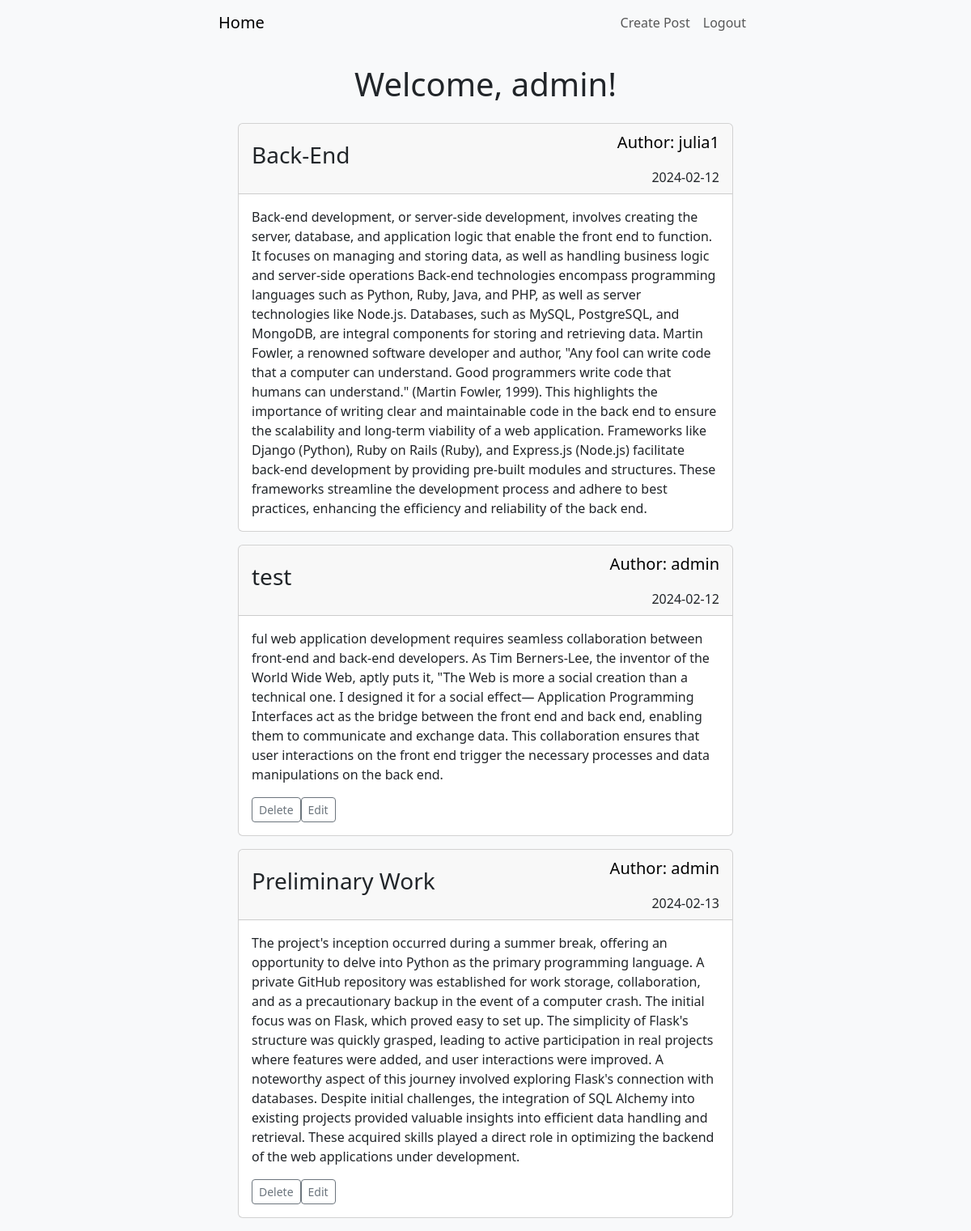
The app's page / (signed in) with its own data.
### blog/models.py (models this page shows, shortened)
class Post(models.Model):
    author = models.ForeignKey(User, on_delete=models.CASCADE)
    title = models.CharField(max_length = 150)
    description = models.TextField()
    date_created = models.DateTimeField(auto_now_add = True)
    date_updated = models.DateTimeField(auto_now = True)

### blog/views.py (the view)
# urls.py: path('', views.home, name="home"),
@login_required(login_url="/login")
def home(request):
    posts = Post.objects.all()
    return render(request, 'home.html', {'posts': posts})

### blog/templates/home.html (shortened to what this page needs)
{% extends "base.html" %}
{% block content%}
<div class="container">
  <h1 class="my-4 text-center fw-light">Welcome, {{ user.username }}!</h1>
  {% for post in posts %}
  <div class="card mb-3">
    <div class="card-header d-flex justify-content-between align-items-center">
      <div>
        <h3 class="card-title fw-light">{{ post.title }}</h3>
      </div>
      <div class="text-end">
        <p class="card-text fw-light text-decoration-none text-black fs-5">
          Author: {{ post.author }}
        </p>
        <p class="card-text fw-light mb-0 fs-10">
          {{ post.date_created|date:'Y-m-d' }}
        </p>
      </div>
    </div>
    <div class="card-body">
      <p class="card-text">{{ post.description }}</p>
      {% if request.user.is_authenticated and post.author == request.user %}
    <div class="mt-3 d-flex">
      <form method="POST" action="{% url 'delete' post.id %}" class="mr-2">
        <button class="btn btn-outline-secondary btn-sm" type="submit">
          Delete
        </button>
      </form>
      <form method="POST" action="{% url 'edit' post.id %}">
        <button class="btn btn-outline-secondary btn-sm" type="submit">
          Edit
        </button>
      </form>
    </div>
  {% endif %}
    </div>
  </div>
  {% endfor %}
</div>
{% endblock %}

### records on screen
Post: title "Back-End", author "julia1", date_created "2024-02-12", description "Back-end development, or server-side development, involves creating the server, database, and application logic that enable the front end to function. It focuses on managing and storing data, as well as handling business logic and server-side operations Back-end technologies encompass programming languages such as Python, Ruby, Java, and PHP, as well as server technologies like Node.js. Databases, such as MySQL, PostgreSQL, and MongoDB, are integral components for storing and retrieving data. Martin Fowler, a renowned software developer and author, \"Any fool can write code that a computer can understand. Good programmers write code that humans can understand.\" (Martin Fowler, 1999). This…"
Post: title "test", author "admin", date_created "2024-02-12", description "ful web application development requires seamless collaboration between front-end and back-end developers. As Tim Berners-Lee, the inventor of the World Wide Web, aptly puts it, \"The Web is more a social creation than a technical one. I designed it for a social effect— Application Programming Interfaces act as the bridge between the front end and back end, enabling them to communicate and exchange data. This collaboration ensures that user interactions on the front end trigger the necessary processes and data manipulations on the back end.", shows "Delete"
Post: title "Preliminary Work", author "admin", date_created "2024-02-13", description "The project's inception occurred during a summer break, offering an opportunity to delve into Python as the primary programming language. A private GitHub repository was established for work storage, collaboration, and as a precautionary backup in the event of a computer crash. The initial focus was on Flask, which proved easy to set up. The simplicity of Flask's structure was quickly grasped, leading to active participation in real projects where features were added, and user interactions were improved. A noteworthy aspect of this journey involved exploring Flask's connection with databases. Despite initial challenges, the integration of SQL Alchemy into existing projects provided valuable…", shows "Delete"

### other values on screen
{{ user.username }} "admin"
